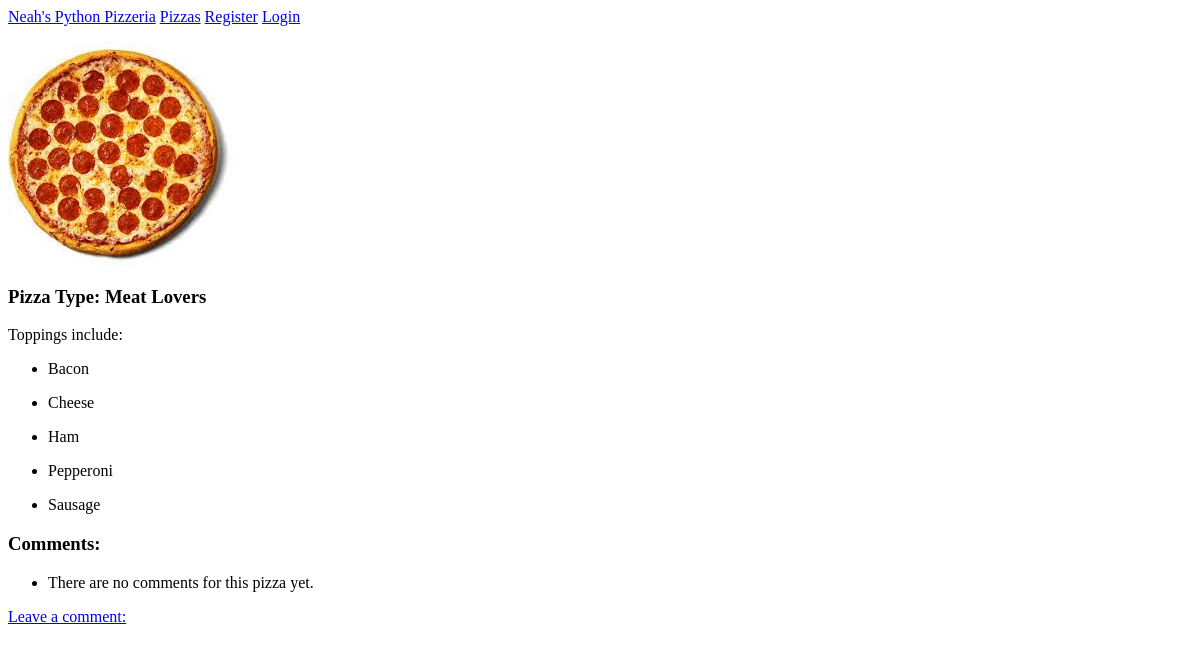
Before: /pizzas/4/ with the older database file.
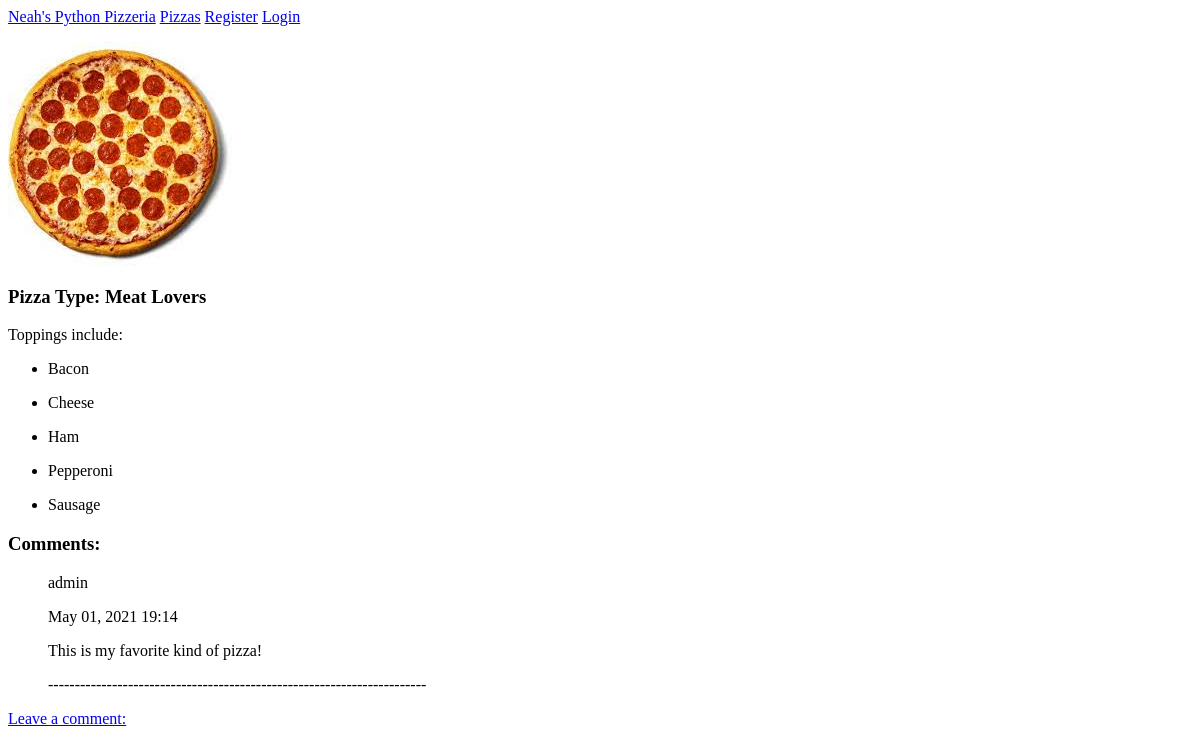
After: the same page with the newer database file.
### MainApp/models.py (models this page shows, shortened)
class Topping(models.Model):
    pizza = models.ForeignKey(Pizza, on_delete=models.CASCADE)
    name = models.TextField()
    class Meta:
        verbose_name_plural = 'toppings'
    def __str__(self):
        return self.name

class Comment(models.Model):
    pizza = models.ForeignKey(Pizza, on_delete=models.CASCADE)
    username = models.ForeignKey(User, related_name='details', on_delete=models.CASCADE)
    text = models.TextField()
    date_added = models.DateTimeField(auto_now_add=True,blank=True)

### MainApp/views.py (the view)
# urls.py: path('pizzas/<int:pizza_id>/', views.pizza, name='pizza'),
def pizza(request, pizza_id):
    pizza = Pizza.objects.get(id=pizza_id)
    comments = pizza.comment_set.order_by('-date_added')
    toppings = pizza.topping_set.order_by('name')
    pizza_type = lookup(pizza_id)
    context = {'pizza': pizza, 'toppings':toppings, 'comments':comments}
    return render(request, 'MainApp/pizza.html', context)

### MainApp/models.py (called while the page is built)
    def __str__(self):
        return self.name

### MainApp/views.py (called while the page is built)
def lookup(pizza_id):
    if pizza_id == 1:
        p_type = "1"
    elif pizza_id == 2:
        p_type = "2"
    elif pizza_id == 3:
        p_type = "3"
    elif pizza_id == 4:
        p_type = "4"
    else:
        p_type = "5"
    return p_type

### MainApp/templates/MainApp/pizza.html (shortened to what this page needs)
{% extends "MainApp/base.html" %}
{% load bootstrap4 %}
{% block content %}
<td>
    {% if pizza.id == 3 %}
    {% load static %}
    {% endif %}
    {% if pizza.id == 4 %}
    {% load static %}
    <img src="/MainApp/templates/MainApp/images/images/Pepperoni.jfif" alt="Meat Lovers Pizza">
    {% endif %}
    {% if pizza.id == 5 %}
    {% load static %}
    {% endif %}
</td>
<h3> Pizza Type: {{pizza}} </h3>
<p>Toppings include:</p>
<ul>
    {% for topping in toppings %}
    <li>
        <p>{{topping | linebreaks }}</p>
    </li>
    {% empty %}
    <li> Oops! This pizza has no toppings</li>
    {% endfor %}
</ul>
<h3>Comments:</h3>
<ul>
    {% for comm in comments %}
    <p>{{comm.username | linebreaks }}</p>
    <p>{{comm.date_added|date:'M d, Y H:i'}}</p>
    <p>{{comm.text | linebreaks }}</p>
    <p>-----------------------------------------------------------------------</p>
    {% empty %}
    <li> There are no comments for this pizza yet.</li>
    {% endfor %}
</ul>
<p>
    <a href="{% url 'MainApp:new_comm' pizza.id %}"> Leave a comment: </a>
</p>
{% endblock content %}

Changed rows visible on the page:
added Comment: username "admin", date_added "May 01, 2021 19:14", text "This is my favorite kind of pizza!"
Other visible differences:
text no longer shown: "There are no comments for this pizza yet."
